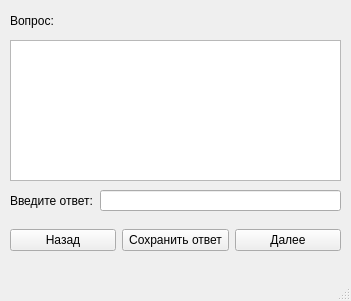
<?xml version="1.0" encoding="UTF-8"?>
<ui version="4.0">
 <class>MainWindow</class>
 <widget class="QMainWindow" name="MainWindow">
  <property name="geometry">
   <rect>
    <x>0</x>
    <y>0</y>
    <width>351</width>
    <height>301</height>
   </rect>
  </property>
  <property name="windowTitle">
   <string>Прохождение теста</string>
  </property>
  <widget class="QWidget" name="centralwidget">
   <widget class="QTextEdit" name="textEdit">
    <property name="geometry">
     <rect>
      <x>10</x>
      <y>40</y>
      <width>331</width>
      <height>141</height>
     </rect>
    </property>
    <property name="readOnly">
     <bool>true</bool>
    </property>
   </widget>
   <widget class="QLabel" name="label">
    <property name="geometry">
     <rect>
      <x>10</x>
      <y>10</y>
      <width>91</width>
      <height>21</height>
     </rect>
    </property>
    <property name="text">
     <string>Вопрос:</string>
    </property>
   </widget>
   <widget class="QLineEdit" name="lineEdit">
    <property name="geometry">
     <rect>
      <x>100</x>
      <y>190</y>
      <width>241</width>
      <height>21</height>
     </rect>
    </property>
   </widget>
   <widget class="QLabel" name="label_2">
    <property name="geometry">
     <rect>
      <x>10</x>
      <y>190</y>
      <width>91</width>
      <height>21</height>
     </rect>
    </property>
    <property name="text">
     <string>Введите ответ:</string>
    </property>
   </widget>
   <widget class="QWidget" name="horizontalLayoutWidget">
    <property name="geometry">
     <rect>
      <x>10</x>
      <y>200</y>
      <width>331</width>
      <height>80</height>
     </rect>
    </property>
    <layout class="QHBoxLayout" name="horizontalLayout">
     <item>
      <widget class="QPushButton" name="Back">
       <property name="text">
        <string>Назад</string>
       </property>
      </widget>
     </item>
     <item>
      <widget class="QPushButton" name="Save">
       <property name="text">
        <string>Сохранить ответ</string>
       </property>
      </widget>
     </item>
     <item>
      <widget class="QPushButton" name="Next">
       <property name="text">
        <string>Далее</string>
       </property>
      </widget>
     </item>
    </layout>
   </widget>
  </widget>
  <widget class="QMenuBar" name="menubar">
   <property name="geometry">
    <rect>
     <x>0</x>
     <y>0</y>
     <width>351</width>
     <height>21</height>
    </rect>
   </property>
  </widget>
  <widget class="QStatusBar" name="statusbar"/>
 </widget>
 <resources/>
 <connections/>
</ui>
